Frame 1 (no input): blank canvas, image omitted
Frame 60 (the mouse pressed at the canvas centre just before this capture): blank canvas, image omitted
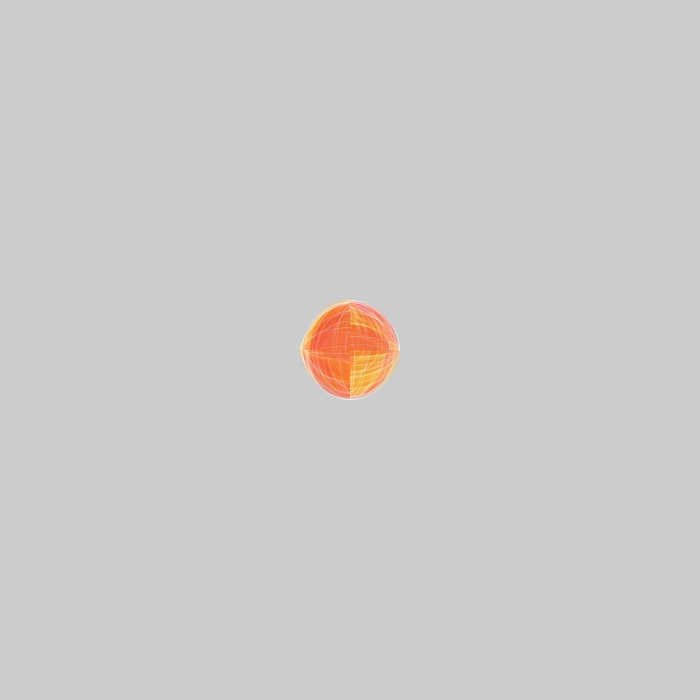
Frame 120 (the mouse held since frame 60 and released just before this capture)

The Processing sketch whose frames 1 and 60 were blank and that drew this single picture after the mouse press (run headless with seeded random() and noise(); from frame 60 on, the mouse is pressed at the canvas centre):

// Processing sketch: processing_37893
// ── processing_37893.pde



void setup()

{
  size(700, 700);
  smooth();

}


void draw()
{
  if (mousePressed==true) {
    stamp (mouseX, mouseY,200,200,80);
  }
}

void stamp(float x, float y, float wd, float ht, float transp)
{
  for (float i=3; i<random(5,50); i=i+random(1,10)) {
    //arc
    stroke(255, transp);
    //stroke(random(200,255),70);
    noFill();
    arc(x, y, random(wd/2-(wd/2-2), wd/2), random(ht/2-(ht/2-2), ht/2), 0, PI/2);
    arc(x, y, random(wd/2-(wd/2-2), wd/2), random(ht/2-(ht/2-2), ht/2), PI/2, PI);
    arc(x, y, random(wd/2-(wd/2-2), wd/2), random(ht/2-(ht/2-2), ht/2), PI, TWO_PI-PI/2);
    arc(x, y, random(wd/2-(wd/2-2), wd/2), random(ht/2-(ht/2-2), ht/2), TWO_PI-PI/2, TWO_PI);

    //arc
    noStroke();
    //    fill(random(0,100), random(10, transp));
    fill(random(231, 255), random(3, 252), random(100), random(transp));
    arc(x, y, random(wd/2-(wd/2-2), wd/2), random(ht/2-(ht/2-2), ht/2), 0, PI/2);
    arc(x, y, random(wd/2-(wd/2-2), wd/2), random(ht/2-(ht/2-2), ht/2), PI/2, PI);
    arc(x, y, random(wd/2-(wd/2-2), wd/2), random(ht/2-(ht/2-2), ht/2), PI, TWO_PI-PI/2);
    arc(x, y, random(wd/2-(wd/2-2), wd/2), random(ht/2-(ht/2-2), ht/2), TWO_PI-PI/2, TWO_PI);
  }
}
  
                
